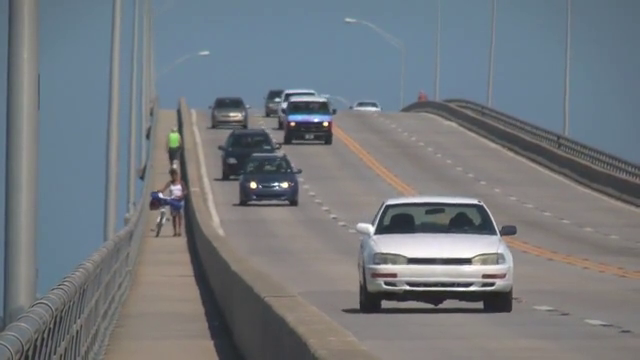
#> input picture frame 91 of slow_traffic_small.mp4, 640 x 360 px
$ python Meanshift.py
#> lines starting #> are read from the running program, lines starting #| are printed output that depends on the picture; after the words box and inside, x2 and y2 are one past the last pixel; in counts of white or black regions, pixels touching at a corner belong together
import numpy as np
import cv2   as cv

"""Load video."""
cap = cv.VideoCapture("D:\\Python Spyder\\Objekterkennung\\Meanschift\\slow_traffic_small.mp4")

"""Define the target model (ROI) positions as a window to track
   from the first frame of the video by using the 'Read_Pixel_Position.py' file.
"""
# Take the first frame of the video.
ret, frame = cap.read() # 'frame.shape' = (360, 640, 3).
#> frame is the input picture: shape (360, 640, 3); mean B, G, R 126.6, 121.2, 115.7
# 'ret=True' : Data read. / 'ret=False': Data not read.
# cv.imwrite("D:\\Python Spyder\\Objekterkennung\\Meanschift\\the_first_frame.png", frame)

# Define the target model (ROI) positions as a window to track.
x, y, w, h = 299, 186, 90, 31
track_window = (x, y, w, h)
# Set up the ROI in the first frame of the video for tracking.
roi = frame[y:y+h, x:x+w] # 'roi.shape' = (22, 22, 3).
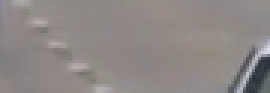
#> roi: shape (31, 90, 3) (shown 3 times larger); mean B, G, R 133.7, 135.5, 141.5

"""Calculate the estimation of the color representation of the target model
   (histogram with kernel function, probability of the color in the target model).
"""
# Transform the ROI of the current frame as a BGR image into the HSV color model.
hsv_roi = cv.cvtColor(roi, cv.COLOR_BGR2HSV) # 'hsv_roi.shape' = (22, 22, 3).
#> hsv_roi: shape (31, 90, 3); mean H, S, V 26.9, 17, 142.1
# Low light values are filtered using the 'cv.inRange()' function
# to avoid false values due to low light.
# 'cv.inRange()': Takes in a three-channel HSV image as imput and outputs an one-channel grey value image.
mask = cv.inRange(hsv_roi, np.array((0., 60., 32.)), np.array((180., 255., 255.))) # 'mask.shape' = (22, 22).
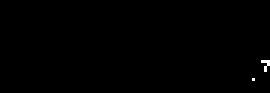
#> mask: shape (31, 90) (shown 3 times larger); 0.25% white in thin lines or dots, all inside (x1, y1, x2, y2) = (84, 20, 90, 27)
# 'cv2.calcHist([images], [channel], mask, histSize, ranges)':
# 1. '[images]': Input image.
# 2. For histogram, only Hue (the "0-te" channel) of the HSV color model image is considered here.
# 3. For histogram, only the masked region (ROI) will be taken into consideration.
# 4. '[histSize]': Number of value intervalls that are required to display the histogram.
#    For example, every pixel Hue value is considered in the histogram, then we have 180 bins.
# 5. 'ranges': Range of pixel values (the histogram bin boundaries).
roi_hist = cv.calcHist([hsv_roi], [0], mask, [180], [0, 180]) # 'roi_hist.shape' = (180, 1).
#> roi_hist = 180 values, max 4 at index 110, min 0 at index 0, mean 0.0389
cv.normalize(roi_hist, roi_hist, 0, 255, cv.NORM_MINMAX)
# 'sum(roi_hist)' = 184 < 484.
# That means 300 pixels have been filtered according to 'mask' along the 'S' and 'V' axises.

"""Set the termination criteria."""
# The type of termination criteria is 'cv.TERM_CRITERIA_EPS | cv.TERM_CRITERIA_COUNT', which means
# the convergence can be ended when one of the following two conditions is reached:
# the threshold of two pixel positions 'epsilon' and the maximum number of iterations.
# The maximum number of iterations is set to be 10, and the threshold of two pixel positions 'epsilon' is set to be 1.
term_crit = ( cv.TERM_CRITERIA_EPS | cv.TERM_CRITERIA_COUNT, 10, 1 )

while True:
    """Run every frame of the video until the video ends ('ret' = False)."""
    ret, frame = cap.read()
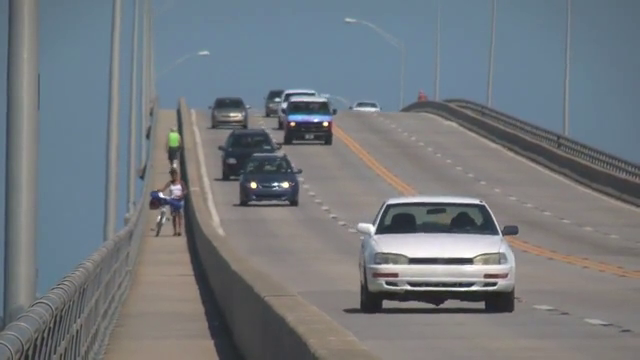
#> input picture frame 92 of slow_traffic_small.mp4, 640 x 360 px
#> frame is the input picture: shape (360, 640, 3); mean B, G, R 126.3, 121.1, 115.4
    if ret == True:
        """Apply 'Back Projection' of the target model histogram to the current frame."""
        # Transform the current frame as a BGR image into the HSV color model.
        hsv = cv.cvtColor(frame, cv.COLOR_BGR2HSV)
#> hsv: shape (360, 640, 3); mean H, S, V 67.5, 39.8, 131.5
        # 'calcBackProject()': Record how well the pixels of a given image fit the distribution of pixels in a histogram model.
        # Calculate the histogram model of a feature and then use it to find this feature in an (bigger) image.
        # For example: If you have a histogram of flesh color (a Hue-Saturation histogram),
        # then you can use it to find flesh color areas in an image.
        # 1. '[images]': Input image.
        # 2. '[channels]': The list of channels used to compute the back projection.
        #    For histogram, only Hue (the "0-te" channel) of the HSV color model image is considered here.
        # 3. 'hist': Input histogram.
        # 4. 'ranges': Range of pixel values (the histogram bin boundaries).
        # 5. 'scale': Scaling factor. Here we set this parameter to 1,
        #    because the values of the target model histogram are already scaled to '0-255'.
        dst = cv.calcBackProject([hsv], [0], roi_hist, [0, 180], 1)
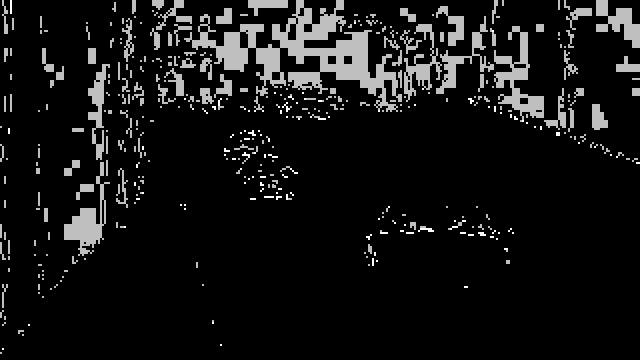
#> dst: shape (360, 640); min 0, max 255, mean 20.4
        # 1. At each location (x, y) of the test image from the selected channel,
        #    the function collects the pixel value and finds the corresponding target model histogram bin ('which bin').
        # 2. The function stores the bin value of this bin from the target model histogram at pixel location (x, y) in a new image 'dst'.

        """Apply meanshift to find the target candidate."""
        # 'meanShift()':
        # 1. 'dst': Result of the 'Back Projection'.
        # 2. 'track_window': The esimated target candidate window in the previous frame.
        # 3. 'term_crit': Termination criteria.
        ret, track_window = cv.meanShift(dst, track_window, term_crit)
#> ret = 5; track_window = (361, 213, 90, 31)

        """Draw the estimated result / target candidate on the image."""
        x, y, w, h = track_window
#> x = 361; y = 213; w = 90; h = 31
        target_candidate = cv.rectangle(frame, (x, y), (x+w, y+h), (0, 0, 255), 2)
        cv.imshow('Target candidate', target_candidate)

        """Press the 'Esc' key to immediately exit the program."""
        # The ASCII code value corresponding to the same key on the keyboard in different situations (e.q. when the key "NumLock" is activated)
        # is not necessarily the same, and does not necessarily have only 8 bits, but the last 8 bits must be the same.
        # In order to avoid this situation, quote &0xff, to get the last 8 bits of the ASCII value of the pressed key
        # to determine what the key is.
        k = cv.waitKey(30) & 0xff
#> (key q is pressed here)
        if k == ord("q"):
            break
    else:
        break

$ run again, starting later in the video
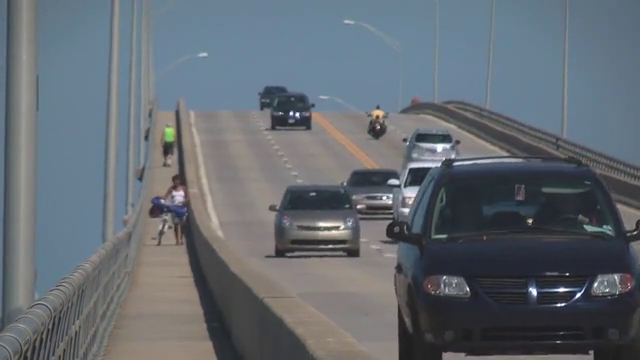
#> input picture frame 411 of slow_traffic_small.mp4, 640 x 360 px
#> frame is the input picture: shape (360, 640, 3); mean B, G, R 113.8, 106.6, 99.3
#> hsv_roi: shape (31, 90, 3); mean H, S, V 109.4, 41.9, 86.8
#> `mask = cv.inRange(hsv_roi, np.array((0., 60., 32.)), np.array((180., 2..`:
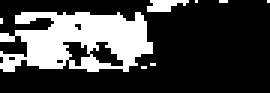
#> mask: shape (31, 90) (shown 3 times larger); 26% white; 8 white regions (6 under 20 px), largest, box (x1, y1, x2, y2) and area: (0, 4, 51, 24) 677, (49, 0, 63, 4) 38
#> roi_hist = 180 values, max 271 at index 106, min 0 at index 0, mean 4.03
#> hsv: shape (360, 640, 3); mean H, S, V 81.5, 45.6, 117.2
#> `dst = cv.calcBackProject([hsv], [0], roi_hist, [0, 180], 1)`:
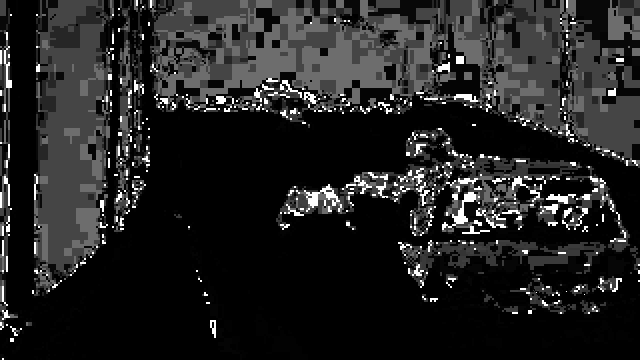
#> dst: shape (360, 640); min 0, max 255, mean 34.8
#> ret = 4; track_window = (279, 182, 90, 31)
#> x = 279; y = 182; w = 90; h = 31

$ run again, starting later in the video
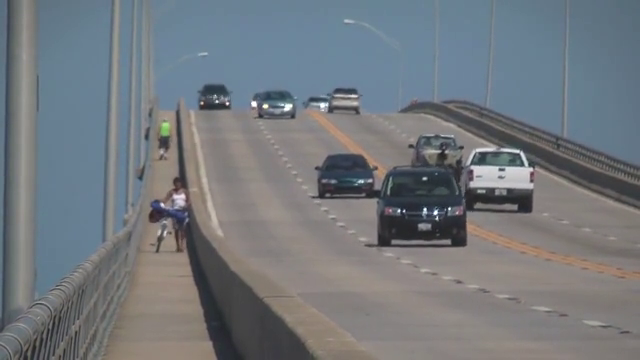
#> input picture frame 731 of slow_traffic_small.mp4, 640 x 360 px
#> frame is the input picture: shape (360, 640, 3); mean B, G, R 125.5, 120.3, 115.1
#> hsv_roi: shape (31, 90, 3); mean H, S, V 71.5, 21.2, 112.7
#> `mask = cv.inRange(hsv_roi, np.array((0., 60., 32.)), np.array((180., 2..`:
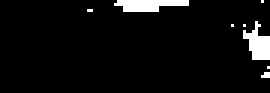
#> mask: shape (31, 90) (shown 3 times larger); 5.4% white; 8 white regions (6 under 20 px), largest, box (x1, y1, x2, y2) and area: (38, 0, 63, 4) 73, (81, 7, 90, 20) 67
#> roi_hist = 180 values, max 29 at index 106, min 0 at index 0, mean 0.839
#> hsv: shape (360, 640, 3); mean H, S, V 65.1, 40, 130.7
#> `dst = cv.calcBackProject([hsv], [0], roi_hist, [0, 180], 1)`:
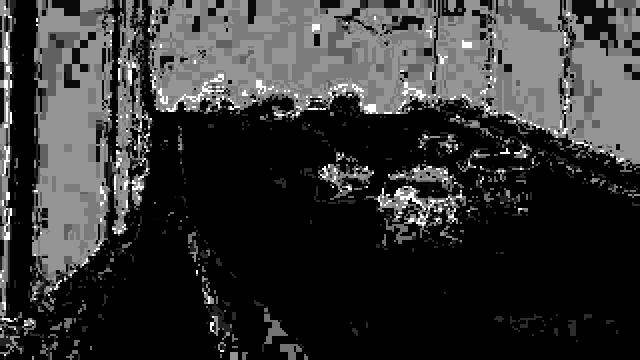
#> dst: shape (360, 640); min 0, max 255, mean 52.7
#> ret = 9; track_window = (371, 186, 90, 31)
#> x = 371; y = 186; w = 90; h = 31
